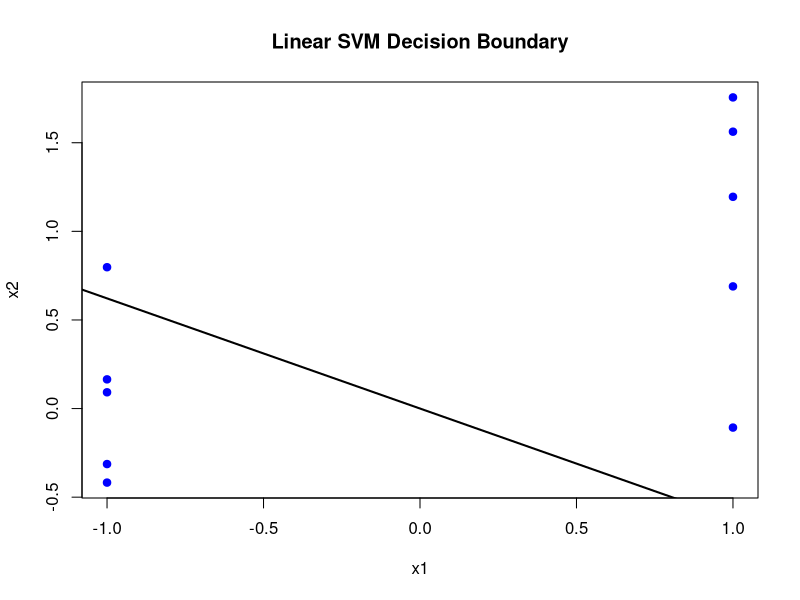

Reproduce this figure in R.
SMO = function(x, y, C = 1, threshold = 1e-3, max_iter = 1000) {
  # x: n x d matrix (n samples, d features)
  # y: length-n vector of labels (+1 or -1)
  # C: SVM hyperparameter (soft margin constant)
  # threshold: tolerance for change in alpha
  # max_iter: maximum number of iterations
  
  n = nrow(x)
  d = ncol(x)
  
  # Initialize Lagrange multipliers and weight vector
  alpha = rep(0, n)      # Lagrange multipliers for each sample
  B = rep(0, d)          # Weight vector (d features)
  b0 = 0                 # Bias term
  iter = 0
  
  # Error function: f(x_i) = x[i,] %*% B - b0, so error = f(x_i) - y[i]
  E = function(i) {
    as.numeric(x[i, ] %*% B) - b0 - y[i]
  }
  
  # Main SMO loop: iterate until convergence or maximum iterations reached.
  while (iter < max_iter) {
    iter = iter + 1
    alpha_prev = alpha
    
    # Loop over all pairs (i, j)
    for (i in 1:n) {
      for (j in 1:n) {
        if (i == j) next
        
        # Compute current errors for sample i and j (using the most recent B and b0)
        E_i = E(i)
        E_j = E(j)
        
        # Compute eta = K(x_i, x_i) + K(x_j, x_j) - 2K(x_i, x_j)
        # For linear kernel, K(u,v)= sum(u*v)
        eta = sum(x[i, ] * x[i, ]) + sum(x[j, ] * x[j, ]) - 2 * sum(x[i, ] * x[j, ])
        if (abs(eta) < 1e-12 || is.na(eta)) next  # avoid division by zero or invalid updates
        
        # Store old alpha values for i and j
        alpha_i_old = alpha[i]
        alpha_j_old = alpha[j]
        
        # Compute tentative new alpha_j (unclipped)
        alpha_j_new = alpha_j_old - y[j] * (E_i - E_j) / eta
        
        # Compute bounds L and H for alpha_j based on whether y[i] equals y[j]
        if (y[i] != y[j]) {
          L = max(0, alpha_j_old - alpha_i_old)
          H = min(C, C + alpha_j_old - alpha_i_old)
        } else {
          L = max(0, alpha_j_old + alpha_i_old - C)
          H = min(C, alpha_j_old + alpha_i_old)
        }
        
        # If L equals H or if update is not feasible, skip to next pair.
       # if (L == H || is.na(L) || is.na(H) || is.na(alpha_j_new)) next
        
        # Clip new alpha_j into [L, H]
        if (alpha_j_new > H) {
          alpha_j_new = H
        } else if (alpha_j_new < L) {
          alpha_j_new = L
        }
        
        # If the change in alpha_j is very small, skip updating this pair.
        if (abs(alpha_j_new - alpha_j_old) < 1e-5) next
        
        # Compute new alpha_i based on the constraint
        alpha_i_new = alpha_i_old + y[i]*y[j]*(alpha_j_old - alpha_j_new)
        
        # (No need to clip alpha_i_new explicitly if L and H are correctly computed.)
        # Update alphas
        alpha[i] = alpha_i_new
        alpha[j] = alpha_j_new
        
        # Incrementally update the weight vector B.
        # The change in B due to alpha_i and alpha_j updates:
        delta_i = alpha[i] - alpha_i_old
        delta_j = alpha[j] - alpha_j_old
        B = B + delta_i * y[i] * x[i, ] + delta_j * y[j] * x[j, ]
      }
    }
    
    # Recompute bias b0 using support vectors (those with 0 < alpha < C).
    S = which(alpha > 1e-12 & alpha < (C - 1e-12))
    if (length(S) > 0) {
      # For support vector i, ideally we have: x[i,] %*% B - b0 = 1/y[i]
      # So, b0 = x[i,] %*% B - 1/y[i].
      b0_values = sapply(S, function(i) {
        as.numeric(x[i, ] %*% B) - 1 / y[i]
      })
      b0 = mean(b0_values)
    } else {
      b0 = 0
    }
    
    # Check convergence: if the maximum change in alphas is below the threshold, break.
    if (max(abs(alpha - alpha_prev)) < threshold) break
  }
  
  return(list(alpha = alpha, B = B, b0 = b0, iterations = iter))
}

# Example usage:
# Assume "separable-data.csv" has features in the first two columns and labels in the third column.
data = read.csv("separable-data.csv")
# x is n x d (each row a sample, each column a feature)
X = as.matrix(data[, 1:2])
y = data[, 3]

# Fit the SVM using the SMO algorithm
res = SMO(X, y, C = 1, threshold = 1e-3, max_iter = 1000)

alpha = res$alpha
B = res$B
b0 = res$b0

# Plot the data points and decision boundary.
plot(
  X[, 1], X[, 2],
  col = ifelse(y == 1, "red", "blue"),
  pch = 19,
  xlab = "x1", ylab = "x2",
  main = "Linear SVM Decision Boundary"
)

# The decision boundary is defined by: B[1]*x1 + B[2]*x2 - b0 = 0.
if (abs(B[2]) > 1e-12) {
  abline(a = b0 / B[2], b = -B[1] / B[2], lwd = 2)
} else {
  abline(v = b0 / B[1], lwd = 2)
}

cat("Estimated alpha values:\n")
print(alpha)
cat("\nIterations: ", res$iterations, "\n")
